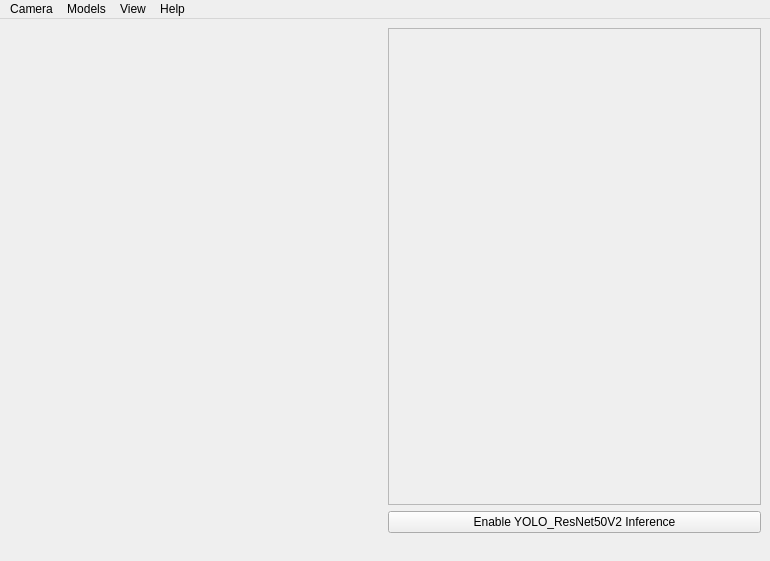
<?xml version="1.0" encoding="UTF-8"?>
<ui version="4.0">
 <class>MainWindow</class>
 <widget class="QMainWindow" name="MainWindow">
  <property name="geometry">
   <rect>
    <x>0</x>
    <y>0</y>
    <width>770</width>
    <height>561</height>
   </rect>
  </property>
  <property name="windowTitle">
   <string>MainWindow</string>
  </property>
  <widget class="QWidget" name="centralwidget">
   <layout class="QHBoxLayout" name="horizontalLayout">
    <item>
     <layout class="QVBoxLayout" name="verticalLayout">
      <item>
       <widget class="QLabel" name="Vid_label">
        <property name="text">
         <string/>
        </property>
       </widget>
      </item>
     </layout>
    </item>
    <item>
     <layout class="QVBoxLayout" name="verticalLayout_2">
      <item>
       <widget class="QScrollArea" name="scrollArea">
        <property name="sizePolicy">
         <sizepolicy hsizetype="Preferred" vsizetype="Expanding">
          <horstretch>0</horstretch>
          <verstretch>0</verstretch>
         </sizepolicy>
        </property>
        <property name="widgetResizable">
         <bool>true</bool>
        </property>
        <widget class="QWidget" name="scrollAreaWidgetContents">
         <property name="geometry">
          <rect>
           <x>0</x>
           <y>0</y>
           <width>369</width>
           <height>466</height>
          </rect>
         </property>
        </widget>
       </widget>
      </item>
      <item>
       <widget class="QPushButton" name="Inference_Button">
        <property name="text">
         <string>Enable YOLO_ResNet50V2 Inference</string>
        </property>
       </widget>
      </item>
     </layout>
    </item>
   </layout>
  </widget>
  <widget class="QMenuBar" name="menubar">
   <property name="geometry">
    <rect>
     <x>0</x>
     <y>0</y>
     <width>770</width>
     <height>22</height>
    </rect>
   </property>
   <widget class="QMenu" name="menuCamera">
    <property name="title">
     <string>Camera</string>
    </property>
    <addaction name="separator"/>
    <addaction name="actionRefresh"/>
   </widget>
   <widget class="QMenu" name="menuView">
    <property name="title">
     <string>View</string>
    </property>
   </widget>
   <widget class="QMenu" name="menuHelp">
    <property name="title">
     <string>Help</string>
    </property>
   </widget>
   <widget class="QMenu" name="menuModels">
    <property name="title">
     <string>Models</string>
    </property>
    <addaction name="actionLoad_YOLO"/>
    <addaction name="actionLoad_ResNet"/>
   </widget>
   <addaction name="menuCamera"/>
   <addaction name="menuModels"/>
   <addaction name="menuView"/>
   <addaction name="menuHelp"/>
  </widget>
  <widget class="QStatusBar" name="statusbar">
   <property name="sizeGripEnabled">
    <bool>false</bool>
   </property>
  </widget>
  <action name="actionRefresh">
   <property name="text">
    <string>Refresh</string>
   </property>
  </action>
  <action name="actionHi">
   <property name="text">
    <string>Hi</string>
   </property>
  </action>
  <action name="actionVideo_Inference">
   <property name="text">
    <string>Video Inference</string>
   </property>
  </action>
  <action name="actionSet_YOLO_Model">
   <property name="text">
    <string>Set YOLO Model</string>
   </property>
  </action>
  <action name="actionSet_ResNet50V2_Model">
   <property name="text">
    <string>Set ResNet50V2 Model</string>
   </property>
  </action>
  <action name="actionLoad_YOLO">
   <property name="text">
    <string>Load a YOLO Model</string>
   </property>
  </action>
  <action name="actionLoad_ResNet">
   <property name="text">
    <string>Load a ResNet50v2 Model</string>
   </property>
  </action>
 </widget>
 <resources/>
 <connections/>
</ui>
